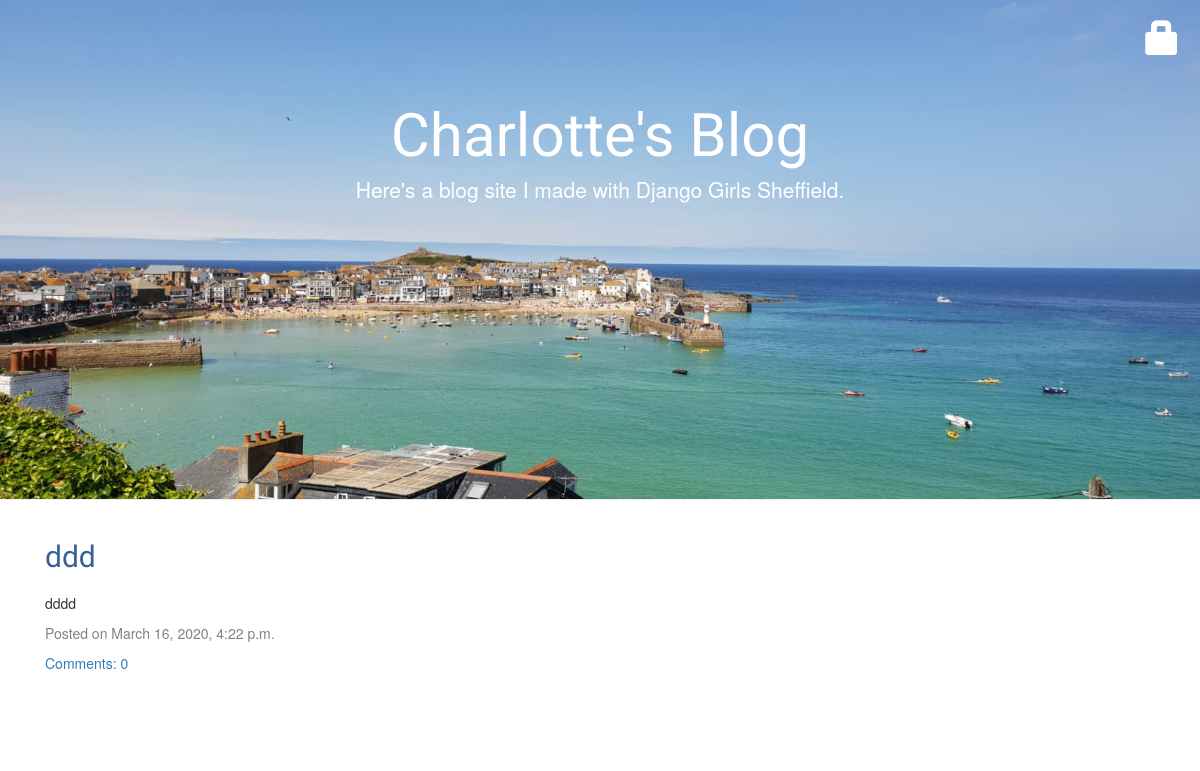
The app's page /, older data.
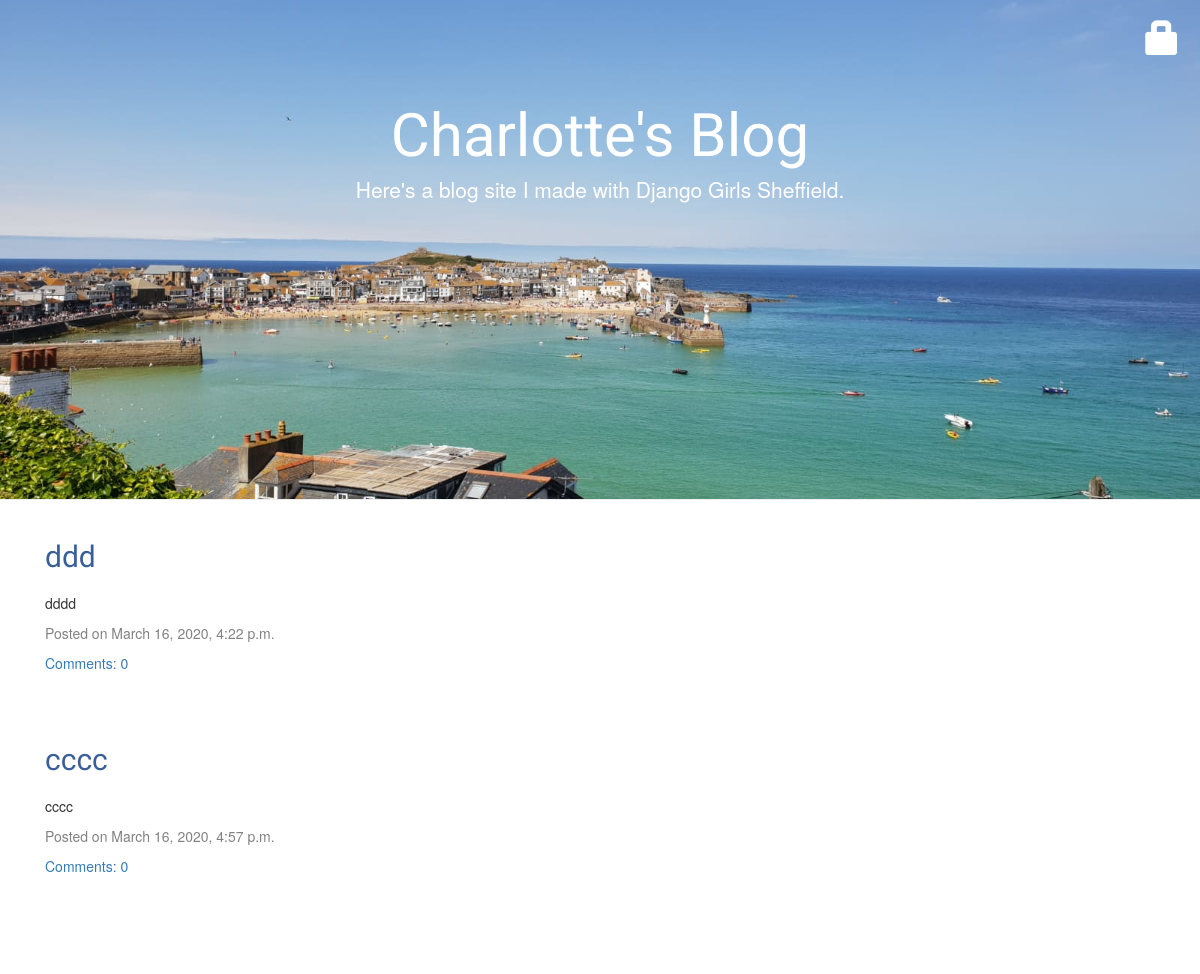
The same page, newer data.
### blog/models.py (models this page shows, shortened)
class Post(models.Model):
    author = models.ForeignKey(settings.AUTH_USER_MODEL, on_delete=models.CASCADE)
    title = models.CharField(max_length=200)
    text = models.TextField()
    created_date = models.DateTimeField(default=timezone.now)
    published_date = models.DateTimeField(blank=True, null=True)

### blog/views.py (the view)
# urls.py: path('', views.post_list, name='post_list'),
def post_list(request):
    posts = Post.objects.filter(published_date__lte=timezone.now()).order_by('published_date')
    return render(request, 'blog/post_list.html', {'posts': posts})

### blog/templates/blog/post_list.html
{% extends 'blog/base.html' %}
{% block content %}
    {% for post in posts %}
        <div class="post">
            <h2><a href="{% url 'post_detail' pk=post.pk %}">{{ post.title }}</a></h2>
            <p>{{ post.text|linebreaksbr|truncatechars:500 }}</p>
            <div class="date">
                <p>Posted on {{ post.published_date }} </p>
            </div>
            <a href="{% url 'post_detail' pk=post.pk %}">Comments: {{ post.comments.count }}</a>
        </div>
    {% endfor %}
{% endblock %}

Row changes from the older to the newer data that the page shows:
added Post: title "cccc", text "cccc", published_date "March 16, 2020, 4:57 p.m.", comments.count "0"
